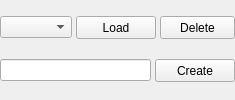
          <widget class="QFrame" name="frameProfiles">
           <property name="styleSheet">
            <string notr="true"/>
           </property>
           <property name="frameShape">
            <enum>QFrame::NoFrame</enum>
           </property>
           <property name="frameShadow">
            <enum>QFrame::Sunken</enum>
           </property>
           <layout class="QVBoxLayout" name="verticalLayout_15">
            <property name="spacing">
             <number>4</number>
            </property>
            <property name="leftMargin">
             <number>0</number>
            </property>
            <property name="topMargin">
             <number>0</number>
            </property>
            <property name="rightMargin">
             <number>0</number>
            </property>
            <property name="bottomMargin">
             <number>0</number>
            </property>
            <item>
             <layout class="QHBoxLayout" name="horizontalLayout_8">
              <item>
               <widget class="QComboBox" name="comboBoxProfiles">
                <property name="minimumSize">
                 <size>
                  <width>0</width>
                  <height>22</height>
                 </size>
                </property>
                <property name="focusPolicy">
                 <enum>Qt::NoFocus</enum>
                </property>
                <property name="styleSheet">
                 <string notr="true"/>
                </property>
                <property name="editable">
                 <bool>false</bool>
                </property>
                <property name="frame">
                 <bool>true</bool>
                </property>
               </widget>
              </item>
              <item>
               <widget class="QPushButton" name="buttonLoadProfile">
                <property name="sizePolicy">
                 <sizepolicy hsizetype="Fixed" vsizetype="Fixed">
                  <horstretch>0</horstretch>
                  <verstretch>0</verstretch>
                 </sizepolicy>
                </property>
                <property name="minimumSize">
                 <size>
                  <width>75</width>
                  <height>23</height>
                 </size>
                </property>
                <property name="styleSheet">
                 <string notr="true"/>
                </property>
                <property name="text">
                 <string>Load</string>
                </property>
               </widget>
              </item>
              <item>
               <widget class="QPushButton" name="buttonDeleteProfile">
                <property name="sizePolicy">
                 <sizepolicy hsizetype="Fixed" vsizetype="Fixed">
                  <horstretch>0</horstretch>
                  <verstretch>0</verstretch>
                 </sizepolicy>
                </property>
                <property name="minimumSize">
                 <size>
                  <width>75</width>
                  <height>23</height>
                 </size>
                </property>
                <property name="maximumSize">
                 <size>
                  <width>75</width>
                  <height>16777215</height>
                 </size>
                </property>
                <property name="toolTip">
                 <string/>
                </property>
                <property name="toolTipDuration">
                 <number>-1</number>
                </property>
                <property name="styleSheet">
                 <string notr="true"/>
                </property>
                <property name="text">
                 <string>Delete</string>
                </property>
               </widget>
              </item>
             </layout>
            </item>
            <item>
             <layout class="QHBoxLayout" name="horizontalLayout_9">
              <item>
               <widget class="QLineEdit" name="lineEditNewProfile">
                <property name="styleSheet">
                 <string notr="true"/>
                </property>
               </widget>
              </item>
              <item>
               <widget class="QPushButton" name="buttonCreateProfile">
                <property name="sizePolicy">
                 <sizepolicy hsizetype="Fixed" vsizetype="Fixed">
                  <horstretch>0</horstretch>
                  <verstretch>0</verstretch>
                 </sizepolicy>
                </property>
                <property name="minimumSize">
                 <size>
                  <width>75</width>
                  <height>23</height>
                 </size>
                </property>
                <property name="maximumSize">
                 <size>
                  <width>100</width>
                  <height>16777215</height>
                 </size>
                </property>
                <property name="styleSheet">
                 <string notr="true"/>
                </property>
                <property name="text">
                 <string>Create</string>
                </property>
               </widget>
              </item>
             </layout>
            </item>
           </layout>
          </widget>
